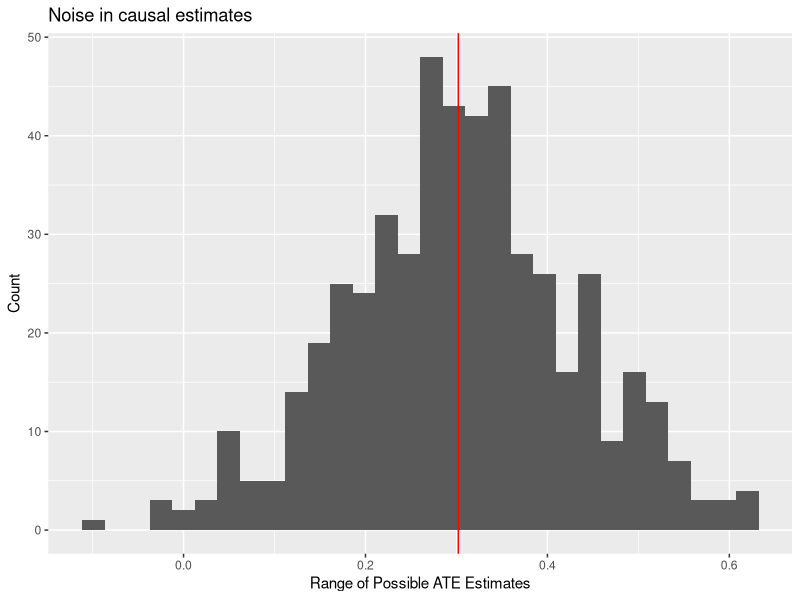
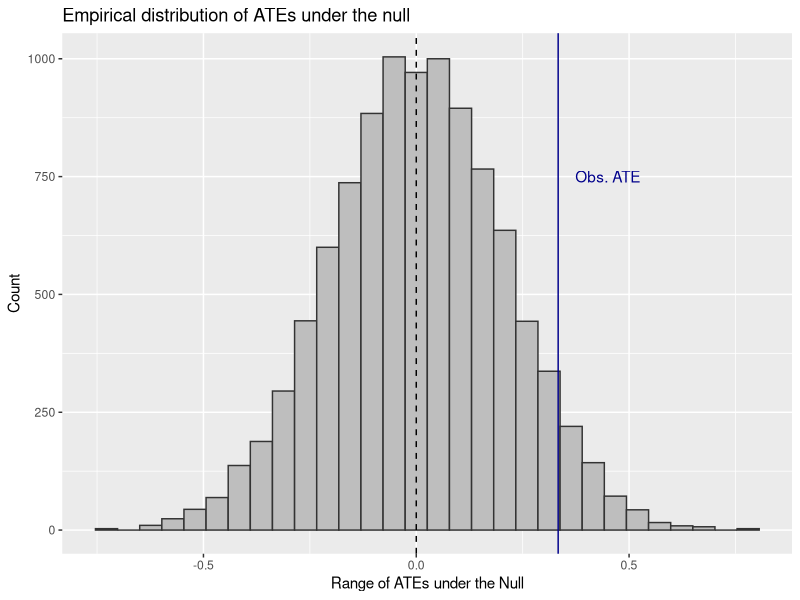

Recreate these plots in R, in order.
## ---- chunk 1
knitr::opts_chunk$set(echo = TRUE,
                      message = F,
                      warning = F,
                      dpi = 500,
                      out.width = "75%")
## ---- chunk 2
library(tidyverse)
## ---- chunk 3
set.seed(123)
tibble(
  # values without treatment
  Y0 = rnorm(100),
  
  # values with treatment
  Y1 = 1/2 + rnorm(100),
  
  # treatment assignemnt
  Tr = rep(0:1, each = 50) %>%
    sample(),
  
  # reveal outcomes
  Yobs = Y1 * Tr + Y0 * (1 - Tr)
) -> simData
## ---- chunk 4
theATE <- mean(simData$Y1 - simData$Y0)
theATE
## ---- chunk 5
estATE <- mean(simData$Yobs[simData$Tr==1]) - 
  mean(simData$Yobs[simData$Tr==0])
estATE
## ---- chunk 6
model_fit <- lm(Yobs ~ Tr, simData)
estATE <- coef(model_fit)["Tr"]
estATE
## ---- chunk 7
replicate(
  500,
  {
    newData <- simData %>%
      mutate(
        Tr = sample(Tr),
        Yobs = Tr * Y1 + (1 - Tr) * Y0
      )
    newATE <- mean(newData$Yobs[newData$Tr==1]) - 
      mean(newData$Yobs[newData$Tr==0])
    newATE
  },
  "c"
) -> possibleATEs

ggplot() +
  aes(possibleATEs) +
  geom_histogram() +
  geom_vline(xintercept = theATE,
             color = "red") +
  labs(x = "Range of Possible ATE Estimates",
       y = "Count",
       title = "Noise in causal estimates")
## ---- chunk 8
replicate(
  10000,
  coef(lm(Yobs ~ sample(Tr), simData))[2],
  "c"
) -> permATEs

2 * min(
  mean(permATEs <= estATE),
  mean(permATEs >= estATE)
) -> p.value
p.value # the permutation p-value
## ---- chunk 9
ggplot() +
  aes(x = permATEs) +
  geom_histogram(
    fill = "gray",
    color = "gray20"
  ) +
  geom_vline(
    xintercept = c(0, estATE),
    lty = c(2, 1),
    color = c("black", "darkblue")
  ) +
  labs(
    x = "Range of ATEs under the Null",
    y = "Count",
    title = "Empirical distribution of ATEs under the null"
  ) +
  annotate(
    "text",
    x = 0.45,
    y = 750,
    label = "Obs. ATE",
    color = "darkblue"
  )
